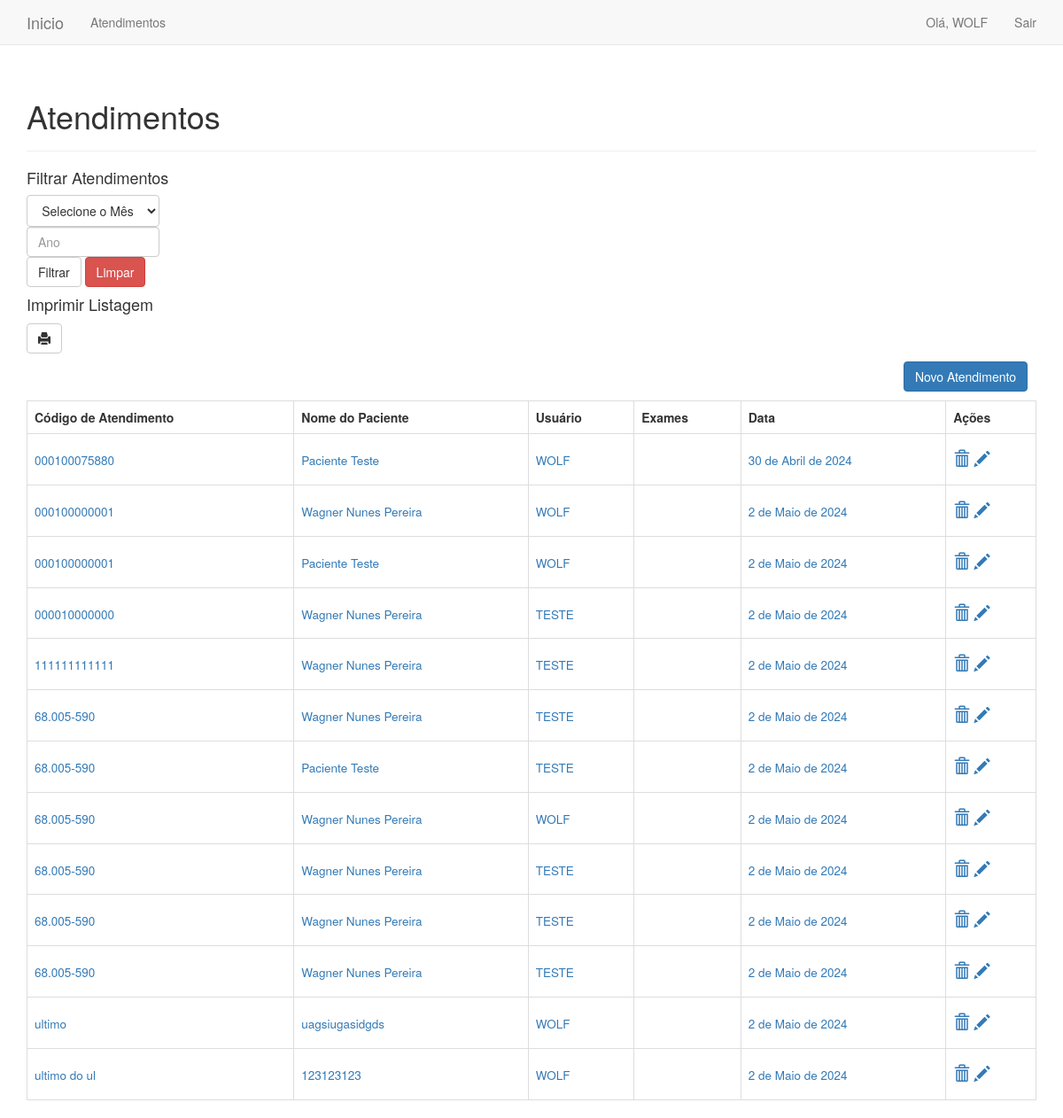
/atendimentos (signed in), run on an earlier commit of the app's database.
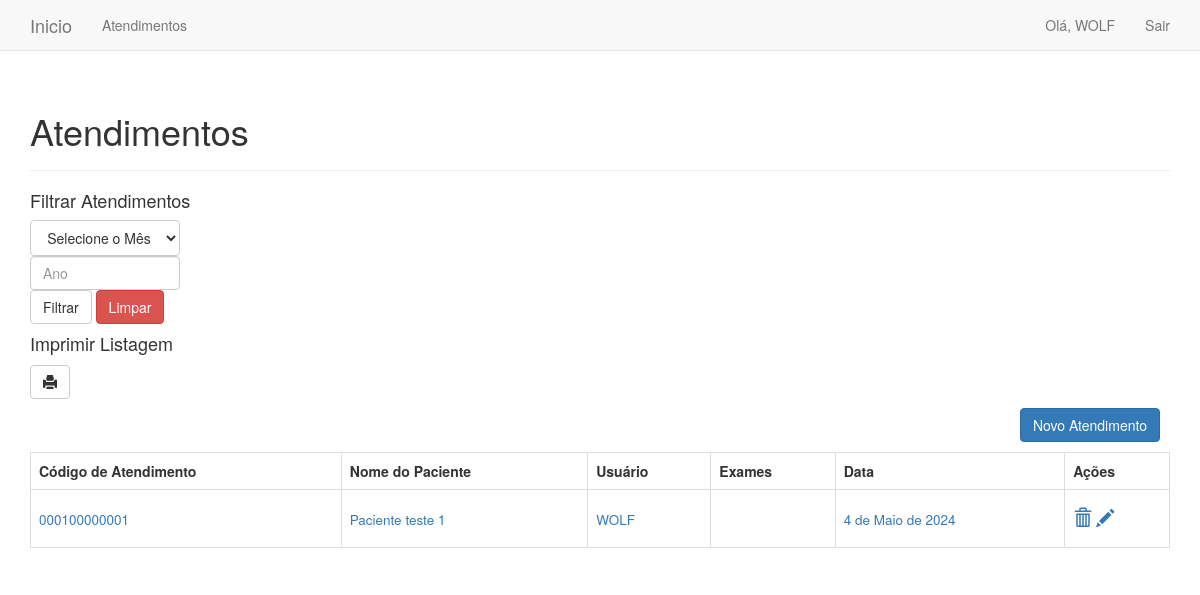
And on a later commit of the database.
### atendimentos/models.py (models this page shows)
class Atendimento (models.Model):
    codigo = models.CharField(max_length=12)
    nomePaciente = models.CharField(max_length=200)
    dataAtendimento = models.DateField(auto_now_add=True)
    usuario = models.ForeignKey(User, on_delete=models.CASCADE)
    exames = models.ManyToManyField("Exame", through="ExameQtd")
    def __str__ (self):
        exames = list(self.exames.all())
        ex = []
        for exame in exames:
            ex.append(exame.mnemonico)
        ex = str(ex)
        ex = ex.replace("[","")
        ex = ex.replace("]","")
        ex = ex.replace("'","")
        ex = ex.replace(" ","")
        ex = ex.replace(",",", ")
        return ex

### atendimentos/views.py (the view, shortened to what this page needs)
# urls.py: path('atendimentos', views.atendimentos, name ='atendimentos'),
@login_required
def atendimentos(request):
    if request.method != 'POST':
        atendimentos = Atendimento.objects.order_by('dataAtendimento')
        paginator = Paginator(atendimentos, 15)
        page_number = request.GET.get("page")
        page_obj = paginator.get_page(page_number)
        context = {'atendimentos': atendimentos, 'page_obj':page_obj}
        return render(request, 'atendimentos/atendimentos.html', context)

### atendimentos/templates/atendimentos/atendimentos.html (shortened to what this page needs)
{%extends "atendimentos/base.html"%}
{%load bootstrap3%}
{%block header%}
{%if not filtrado%}
<h1>Atendimentos</h1>
{%else%}
<h1>Atendimentos do Mês {{mesnome}} do ano de {{ano}}</h1>
{%endif%}
    {%endblock header%}
{% block content%}
<div>
    <h4>Filtrar Atendimentos</h2>
    <form action="/atendimentos" method="post" class="form">
        <select class="btn btn-default form-select pull" name="mes" required>
            <option value="" selected>Selecione o Mês</option>
          </select>
            <input type="text" class="form-control" name= "ano" placeholder="Ano" required aria-describedby="basic-addon1">
            {%buttons%}
            <button name="submit" class="btn btn-default" aria-label="Left Align">Filtrar</button>
            <a href="{%url 'atendimentos'%}"class="btn btn-danger" aria-label="Left Align">Limpar</a>
        {%endbuttons%}
    </form>
</div>
<div>
  <h4>Imprimir Listagem</h2>
    {%if not filtrado%}
    <a href="{%url 'report'%}"target="_blank" class="btn btn-default glyphicon glyphicon-print" aria-label="Left Align"></a>
  {%endif%}
</div>
<table class="table table-bordered ">
        <a class="btn btn-primary pull-right" style="margin:10px" aria-label="Left Align" href="{% url 'new_atendimento'%}">Novo Atendimento</a>
        <tr>
            <th class="tableheader" scope="col">Código de Atendimento</th>
            <th class="tableheader" scope="col">Nome do Paciente</th>
            <th class="tableheader" scope="col">Usuário</th>
            <th class="tableheader" scope="col">Exames</th>
            <th class="tableheader" scope="col">Data</th>
            <th class="tableheader" scope="col">Ações</th>
          </tr>
    {% for atendimento in page_obj %}
        <tr>
        <td>
            <h4>
                 <small><a title="Clique para visualizar o Atendimento" href="{% url 'atendimento' atendimento.id%}">{{atendimento.codigo}}</a></small>
            </h4>
        </td>
        <td>
            <h4>
                 <small><a title="Clique para visualizar o Atendimento" href="{% url 'atendimento' atendimento.id%}">{{atendimento.nomePaciente}}</a></small>
            </h4>
        <td>
            <h4>
                 <small>   <a class="text-uppercase" title="Clique para visualizar o Atendimento" href="{% url 'atendimento' atendimento.id%}">{{atendimento.usuario}}</a></small>
            </h4>
        </td>
        <td>
        </td>
        <td>
            <h4>
                 <small><a title="Clique para visualizar o Atendimento" href="{% url 'atendimento' atendimento.id%}">{{atendimento.dataAtendimento}}</a></small>
            </h4>
        </td>
        <td>
            <h4>
                 <a title="Apagar Atendimento" class="glyphicon glyphicon-trash" onclick="return confirm('Tem certeza que deseja excluir?')" href="{% url 'delete_atendimento' atendimento.id%}"></a>
                 <a title="Editar Atendimento" class="glyphicon glyphicon-pencil" href="{% url 'edit_atendimento' atendimento.id%}"></a>
            </h4>
        </td>
        </td>
        </tr>
         {%empty%}
         <td>
        <h4>Não há atendimentos</h4>
        </td>
    {% endfor %}
    </table>
{%endblock content%}

What changed in the data, as far as the page shows it:
removed Atendimento: codigo "000100000001", nomePaciente "Wagner Nunes Pereira", usuario "WOLF", dataAtendimento "2 de Maio de 2024"
removed Atendimento: codigo "000100000001", nomePaciente "Paciente Teste", usuario "WOLF", dataAtendimento "2 de Maio de 2024"
removed Atendimento: codigo "000010000000", nomePaciente "Wagner Nunes Pereira", usuario "TESTE", dataAtendimento "2 de Maio de 2024"
removed Atendimento: codigo "111111111111", nomePaciente "Wagner Nunes Pereira", usuario "TESTE", dataAtendimento "2 de Maio de 2024"
removed Atendimento: codigo "68.005-590", nomePaciente "Wagner Nunes Pereira", usuario "TESTE", dataAtendimento "2 de Maio de 2024"
removed Atendimento: codigo "68.005-590", nomePaciente "Paciente Teste", usuario "TESTE", dataAtendimento "2 de Maio de 2024"
removed Atendimento: codigo "68.005-590", nomePaciente "Wagner Nunes Pereira", usuario "WOLF", dataAtendimento "2 de Maio de 2024"
removed Atendimento: codigo "68.005-590", nomePaciente "Wagner Nunes Pereira", usuario "TESTE", dataAtendimento "2 de Maio de 2024"
removed Atendimento: codigo "68.005-590", nomePaciente "Wagner Nunes Pereira", usuario "TESTE", dataAtendimento "2 de Maio de 2024"
removed Atendimento: codigo "68.005-590", nomePaciente "Wagner Nunes Pereira", usuario "TESTE", dataAtendimento "2 de Maio de 2024"
removed Atendimento: codigo "ultimo", nomePaciente "uagsiugasidgds", usuario "WOLF", dataAtendimento "2 de Maio de 2024"
removed Atendimento: codigo "ultimo do ul", nomePaciente "123123123", usuario "WOLF", dataAtendimento "2 de Maio de 2024"
changed Atendimento "WOLF": codigo "000100075880" → "000100000001"; nomePaciente "Paciente Teste" → "Paciente teste 1"; dataAtendimento "30 de Abril de 2024" → "4 de Maio de 2024"
